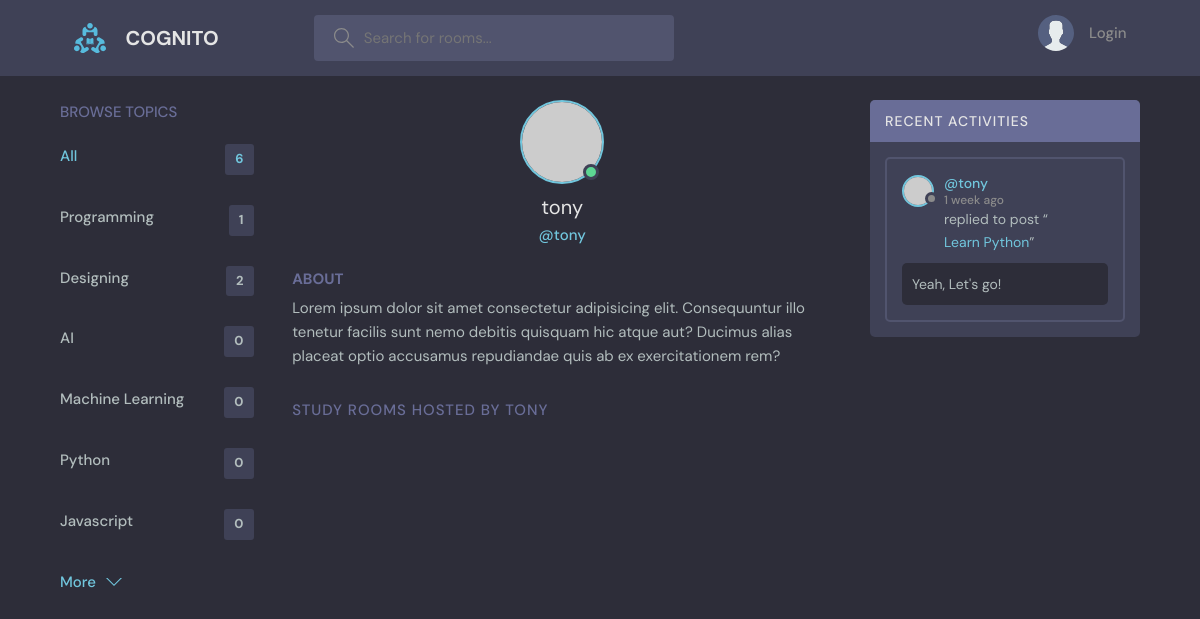
Before: /profile/4/ with the older database file.
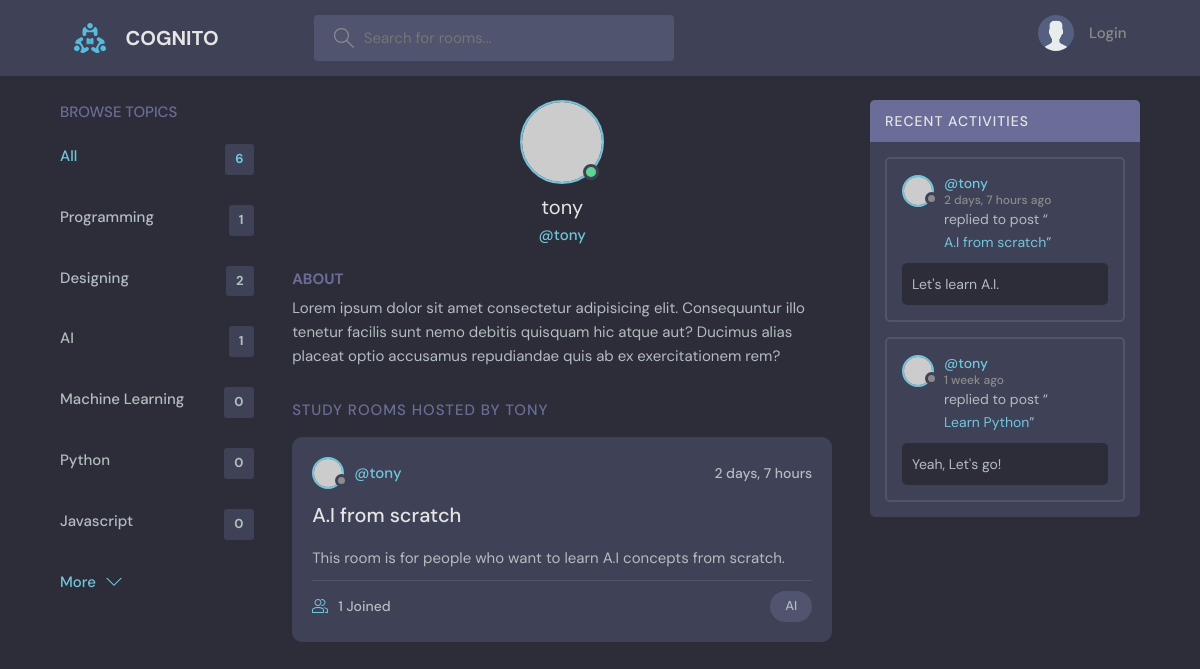
After: the same page with the newer database file.
### main/models.py (models this page shows, shortened)
class Topic(models.Model):
    name = models.CharField(max_length=200)

class Message(models.Model):
    user = models.ForeignKey(User, on_delete=models.CASCADE)  # User who posted the message
    room = models.ForeignKey(Room, on_delete=models.CASCADE)  # Room where the message was posted
    body = models.TextField()  # Message content
    updated = models.DateTimeField(auto_now=True)  # Timestamp of the last update
    created = models.DateTimeField(auto_now_add=True)  # Timestamp of creation
    class Meta:
        ordering = ['-updated', '-created']  # Order by last updated and created date

class Room(models.Model):
    host = models.ForeignKey(User, on_delete=models.SET_NULL, null=True)  # Host user, nullable
    topic = models.ForeignKey(Topic, on_delete=models.SET_NULL, null=True)  # Topic, nullable
    name = models.CharField(max_length=200)  # Room name
    description = models.TextField(null=True, blank=True)  # Room description, optional
    participants = models.ManyToManyField(User, related_name='participants', blank=True)  # Room participants, optional
    updated = models.DateTimeField(auto_now=True)  # Timestamp of the last update
    created = models.DateTimeField(auto_now_add=True)  # Timestamp of creation
    class Meta:
        ordering = ['-updated', '-created']  # Order by last updated and created date

### main/views.py (the view)
# urls.py: path('profile/<int:pk>/',user_profile,name='user_profile'),
def user_profile(request,pk):
    user = User.objects.get(id=pk)
    rooms = user.room_set.all() # host(user) is a foreign key in Room model
    room_messages = user.message_set.all()
    topics = Topic.objects.all()
    context = {'user':user, 'rooms':rooms, 'room_messages': room_messages, 'topics': topics}
    return render(request,'main/profile.html',context)

### templates/main/profile.html (shortened to what this page needs)
{% extends "base.html" %}
{% block content %}
  <main class="profile-page layout layout--3">
    <div class="container">
      {% include "main/topics_component.html" %}
      <div class="roomList">
        <div class="profile">
          <div class="profile__avatar">
            <div class="avatar avatar--large active">
              <img src="https://randomuser.me/api/portraits/men/11.jpg" />
            </div>
          </div>
          <div class="profile__info">
            <h3>{{user}}</h3>
            <p>@{{user.username}}</p>
          </div>
          <div class="profile__about">
            <h3>About</h3>
            <p>
              Lorem ipsum dolor sit amet consectetur adipisicing elit. Consequuntur illo tenetur
              facilis sunt nemo debitis quisquam hic atque aut? Ducimus alias placeat optio
              accusamus repudiandae quis ab ex exercitationem rem?
            </p>
          </div>
        </div>
        <div class="roomList__header">
          <div>
            <h2>Study Rooms Hosted by {{user.username}}</a>
            </h2>
          </div>
        </div>
        {% include "main/feed_component.html" %}
      </div>
      {% include "main/activity_component.html" %}
    </div>
  </main>
  {% endblock content %}

### templates/main/topics_component.html
<div class="topics">
    <div class="topics__header">
      <h2>Browse Topics</h2>
    </div>
    <ul class="topics__list">
      <li>
        <a href="{% url 'home' %}" class="active">All <span>{{topics.count}}</span></a>
      </li>
      {% for topic in topics %}
      <li>
        <a href="{% url 'home' %}?q={{ topic.name }}">{{ topic.name }}<span>{{topic.room_set.all.count}}</span></a>
      </li>
      {% endfor %}
    </ul>
    <a class="btn btn--link" href="topics.html">
      More
      <svg version="1.1" xmlns="http://www.w3.org/2000/svg" width="32" height="32" viewBox="0 0 32 32">
        <title>chevron-down</title>
        <path d="M16 21l-13-13h-3l16 16 16-16h-3l-13 13z"></path>
      </svg>
    </a>
  </div>

### templates/main/feed_component.html (shortened to what this page needs)
{% for room in rooms %}
<div class="roomListRoom">
    <div class="roomListRoom__header">
      <a href="{% url "user_profile" room.host.id %}" class="roomListRoom__author">
        <div class="avatar avatar--small">
          <img src="https://randomuser.me/api/portraits/women/11.jpg" />
        </div>
        <span>@{{room.host.username}}</span>
      </a>
      <div class="roomListRoom__actions">
        <span>{{room.created|timesince}}</span>
      </div>
    </div>
    <div class="roomListRoom__content">
      <a href="{% url 'room' room.id %}">{{room.name}}</a>
      <p>
        {{room.description}}
      </p>
    </div>
    <div class="roomListRoom__meta">
      <a href="{% url 'room' room.id %}" class="roomListRoom__joined">
        {{room.participants.all.count}} Joined
      </a>
      <p class="roomListRoom__topic">{{room.topic.name}}</p>
    </div>
  </div>
  {% endfor %}

### templates/main/activity_component.html (shortened to what this page needs)
<div class="activities">
    <div class="activities__header">
      <h2>Recent Activities</h2>
    </div>
    {% for message in room_messages %}
    <div class="activities__box">
      <div class="activities__boxHeader roomListRoom__header">
        <a href="{% url "user_profile" message.user.id %}" class="roomListRoom__author">
          <div class="avatar avatar--small">
            <img src="https://randomuser.me/api/portraits/women/11.jpg" />
          </div>
          <p>
            @{{ message.user }}
            <span>{{ message.created|timesince }} ago</span>
          </p>
        </a>
      </div>
      <div class="activities__boxContent">
        <p>replied to post “<a href="{% url 'room' message.room.id %}">{{ message.room.name }}</a>”</p>
        <div class="activities__boxRoomContent">
          {{message.body}}
        </div>
      </div>
    </div>
    {% endfor %}
  </div>

Changed rows visible on the page:
computed for Topic "AI": room_set.all.count "0" → "1"
added Room: host.username "tony", created "2 days, 7 hours", name "A.I from scratch", description "This room is for people who want to learn A.I concepts from scratch.", participants.all.count "1", topic.name "AI"
added Message: user "tony", created "2 days, 7 hours", room.name "A.I from scratch", body "Let's learn A.I."
